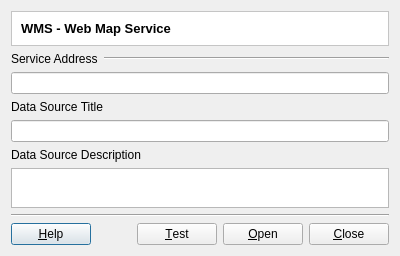
<?xml version="1.0" encoding="UTF-8"?>
<ui version="4.0">
 <class>WMSConnectorDialogForm</class>
 <widget class="QDialog" name="WMSConnectorDialogForm">
  <property name="geometry">
   <rect>
    <x>0</x>
    <y>0</y>
    <width>400</width>
    <height>253</height>
   </rect>
  </property>
  <property name="windowTitle">
   <string>WMS Connector</string>
  </property>
  <layout class="QVBoxLayout" name="verticalLayout" stretch="0,0,0,0,0,0,1,0,0">
   <item>
    <widget class="QFrame" name="frame_2">
     <property name="styleSheet">
      <string notr="true">QWidget { background: white }</string>
     </property>
     <property name="frameShape">
      <enum>QFrame::StyledPanel</enum>
     </property>
     <property name="frameShadow">
      <enum>QFrame::Sunken</enum>
     </property>
     <layout class="QVBoxLayout" name="verticalLayout_5">
      <item>
       <widget class="QLabel" name="m_datasourceTypeTitleLabel">
        <property name="font">
         <font>
          <pointsize>10</pointsize>
          <weight>75</weight>
          <bold>true</bold>
         </font>
        </property>
        <property name="text">
         <string>WMS - Web Map Service</string>
        </property>
       </widget>
      </item>
     </layout>
    </widget>
   </item>
   <item>
    <layout class="QHBoxLayout" name="horizontalLayout" stretch="0,1">
     <item>
      <widget class="QLabel" name="label">
       <property name="text">
        <string>Service Address</string>
       </property>
      </widget>
     </item>
     <item>
      <widget class="Line" name="line">
       <property name="orientation">
        <enum>Qt::Horizontal</enum>
       </property>
      </widget>
     </item>
    </layout>
   </item>
   <item>
    <widget class="QLineEdit" name="m_dbPathLineEdit"/>
   </item>
   <item>
    <widget class="QLabel" name="label_2">
     <property name="text">
      <string>Data Source Title</string>
     </property>
    </widget>
   </item>
   <item>
    <widget class="QLineEdit" name="m_datasourceTitleLineEdit"/>
   </item>
   <item>
    <widget class="QLabel" name="label_3">
     <property name="text">
      <string>Data Source Description</string>
     </property>
    </widget>
   </item>
   <item>
    <widget class="QTextEdit" name="m_resumeTextEdit">
     <property name="sizePolicy">
      <sizepolicy hsizetype="Expanding" vsizetype="Minimum">
       <horstretch>0</horstretch>
       <verstretch>0</verstretch>
      </sizepolicy>
     </property>
     <property name="minimumSize">
      <size>
       <width>0</width>
       <height>40</height>
      </size>
     </property>
     <property name="toolTip">
      <string>A more detailed description about the data source</string>
     </property>
    </widget>
   </item>
   <item>
    <widget class="Line" name="line_2">
     <property name="orientation">
      <enum>Qt::Horizontal</enum>
     </property>
    </widget>
   </item>
   <item>
    <layout class="QHBoxLayout" name="horizontalLayout_4" stretch="0,1,0">
     <item>
      <widget class="QPushButton" name="m_helpPushButton">
       <property name="text">
        <string>&amp;Help</string>
       </property>
      </widget>
     </item>
     <item>
      <spacer name="horizontalSpacer">
       <property name="orientation">
        <enum>Qt::Horizontal</enum>
       </property>
       <property name="sizeHint" stdset="0">
        <size>
         <width>40</width>
         <height>20</height>
        </size>
       </property>
      </spacer>
     </item>
     <item>
      <layout class="QHBoxLayout" name="horizontalLayout_3">
       <item>
        <widget class="QPushButton" name="m_testPushButton">
         <property name="text">
          <string>&amp;Test</string>
         </property>
        </widget>
       </item>
       <item>
        <widget class="QPushButton" name="m_openPushButton">
         <property name="text">
          <string>&amp;Open</string>
         </property>
        </widget>
       </item>
       <item>
        <widget class="QPushButton" name="m_closePushButton">
         <property name="text">
          <string>&amp;Close</string>
         </property>
        </widget>
       </item>
      </layout>
     </item>
    </layout>
   </item>
  </layout>
 </widget>
 <tabstops>
  <tabstop>m_dbPathLineEdit</tabstop>
  <tabstop>m_datasourceTitleLineEdit</tabstop>
  <tabstop>m_resumeTextEdit</tabstop>
  <tabstop>m_openPushButton</tabstop>
  <tabstop>m_closePushButton</tabstop>
  <tabstop>m_testPushButton</tabstop>
  <tabstop>m_helpPushButton</tabstop>
 </tabstops>
 <resources/>
 <connections>
  <connection>
   <sender>m_closePushButton</sender>
   <signal>pressed()</signal>
   <receiver>WMSConnectorDialogForm</receiver>
   <slot>reject()</slot>
   <hints>
    <hint type="sourcelabel">
     <x>344</x>
     <y>230</y>
    </hint>
    <hint type="destinationlabel">
     <x>117</x>
     <y>222</y>
    </hint>
   </hints>
  </connection>
 </connections>
</ui>
